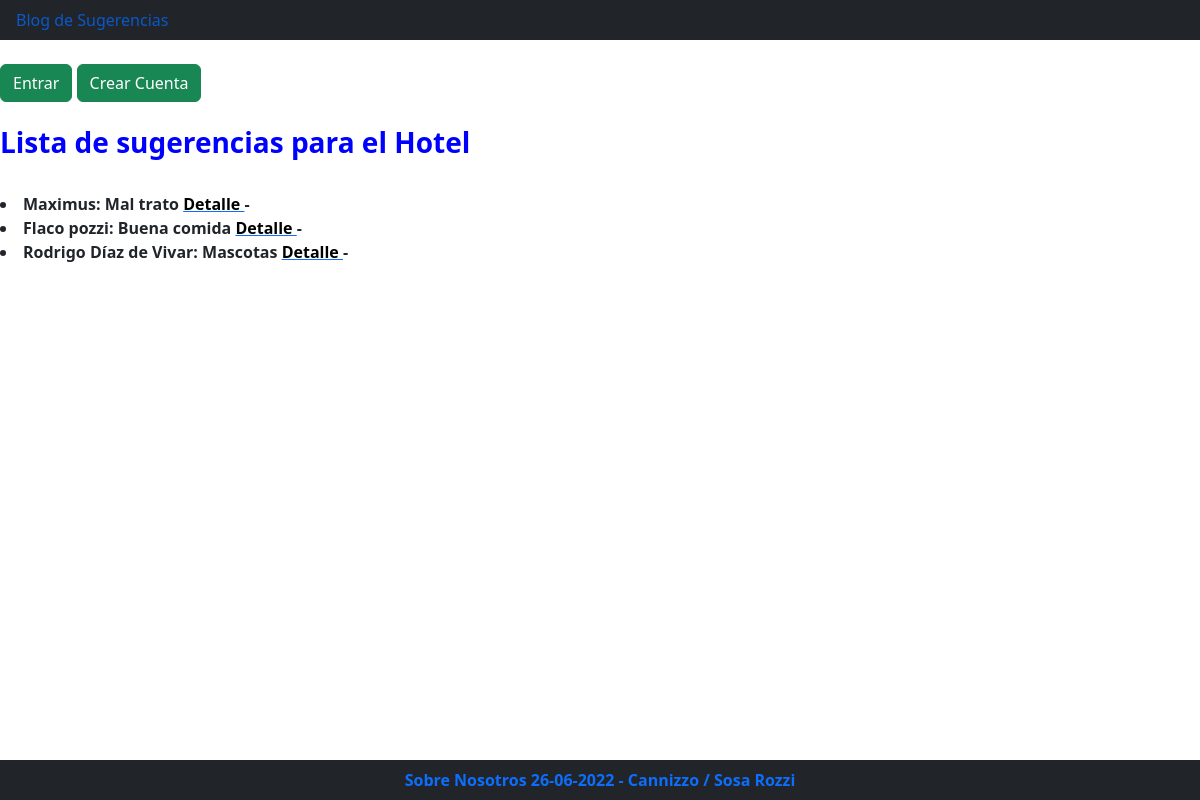
Page /listar/ on the earlier database version.
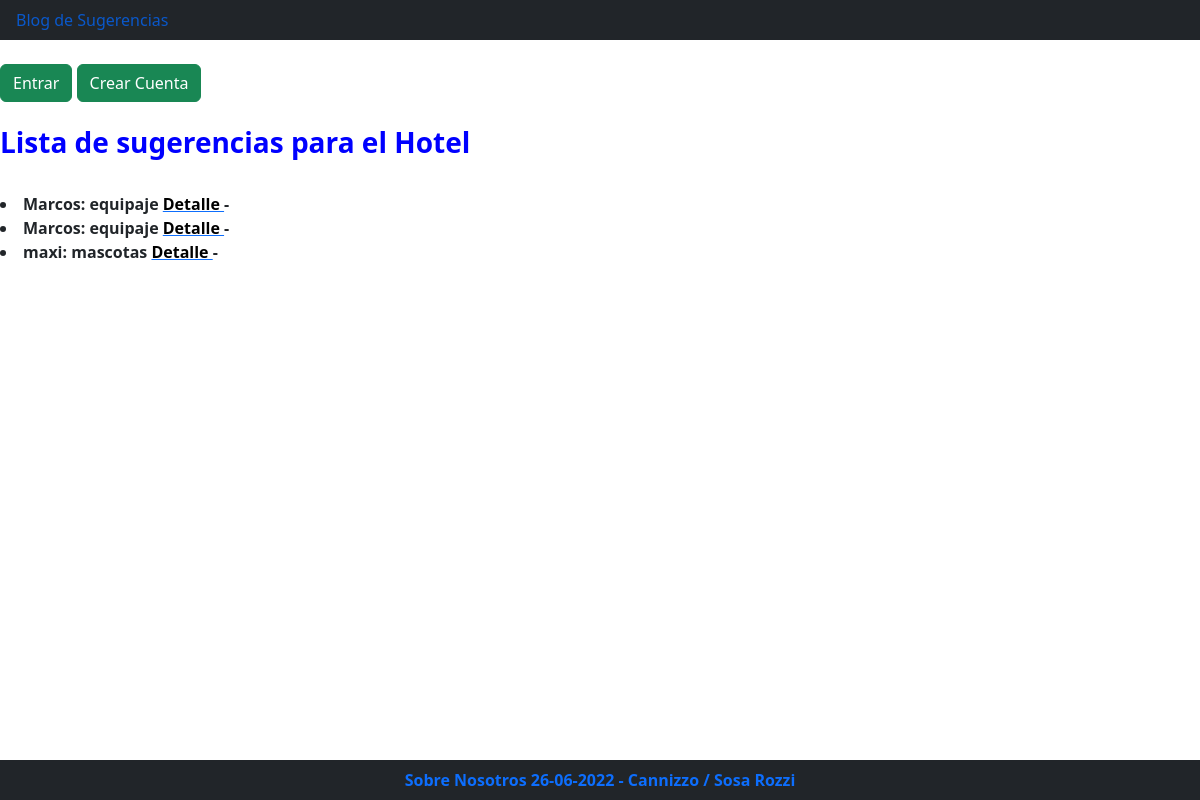
Same page on the later database version.
### blog/models.py (models this page shows)
class BlogModel(models.Model):
    titulo = models.CharField(max_length=100)
    sub_titulo = models.CharField(max_length=100)
    sugerencia = models.TextField()
    nombre_de_huesped = models.CharField(max_length=100)
    fecha_creacion = models.DateField(auto_now_add=True)

### blog/views.py (the view)
# urls.py: path('listar/',BlogList.as_view(),name="blog_list"),
class BlogList(ListView):
    model = BlogModel
    template_name = "blog/blog_list.html"

### blog/templates/blog/blog_list.html (shortened to what this page needs)
{% load bootstrap5 %}
{% bootstrap_css %}
<ul class="nav bg-dark fixed">
  <li class="nav-item">
    <a class="nav-link active" href="{%url  'blog_list' %}"> Blog de Sugerencias</a>
  </li>
</ul>
{% if user.is_authenticated %}
    {% url 'blog_logout' as blog_logout_url %}
    {% url 'blog_create' as blog_create_url %}
    <a href="{% url 'blogger_profile' user.id %}"> <b> Perfil:</b> {{user.username}}</a> <br> <br>
    {% bootstrap_button "Cerrar sesion" button_class="btn-danger" button_type="link" href=blog_logout_url %}
     <br> <br>
    {% bootstrap_button "Agregar Sugerencia" button_class="btn-success" button_type="link" href=blog_create_url %}
{% else %}
    {% url 'blog_login' as blog_login_url %}
    {% url 'blogger_signup' as blogger_signup_url %}
    {% bootstrap_button "Entrar" button_class="btn-success" button_type="link" href=blog_login_url %}
    {% bootstrap_button "Crear Cuenta" button_class="btn-success" button_type="link" href=blogger_signup_url %} <br><br>
{% endif %}
<h3><B><FONT COLOR="blue">Lista de sugerencias para el Hotel </FONT> </h3>
  {% if object_list %}
      {% for blog in object_list %}
      <li>
          {{blog.nombre_de_huesped}}:
          {{blog.titulo}}
          <a href="{% url 'blog_detail' blog.id %}" > <FONT COLOR="black"> <b> Detalle </b> </a> </FONT> -
      </li>
      {% endfor %}
  {% else %}
    <h1><b> No hay blogs agregados </b> </h1>
  {% endif %}
<ul class="nav bg-dark fixed-bottom justify-content-center">
  <li class="nav-item">
    <a class="nav-link active" href="{%url  'blog_about' %}"> Sobre Nosotros {% now 'd-m-Y' %} - Cannizzo / Sosa Rozzi</a>
  </li>
</ul>

Differences in the rows shown:
removed BlogModel: nombre_de_huesped "Maximus", titulo "Mal trato"
removed BlogModel: nombre_de_huesped "Flaco pozzi", titulo "Buena comida"
removed BlogModel: nombre_de_huesped "Rodrigo Díaz de Vivar", titulo "Mascotas"
added BlogModel: nombre_de_huesped "Marcos", titulo "equipaje"
added BlogModel: nombre_de_huesped "Marcos", titulo "equipaje"
added BlogModel: nombre_de_huesped "maxi", titulo "mascotas"
